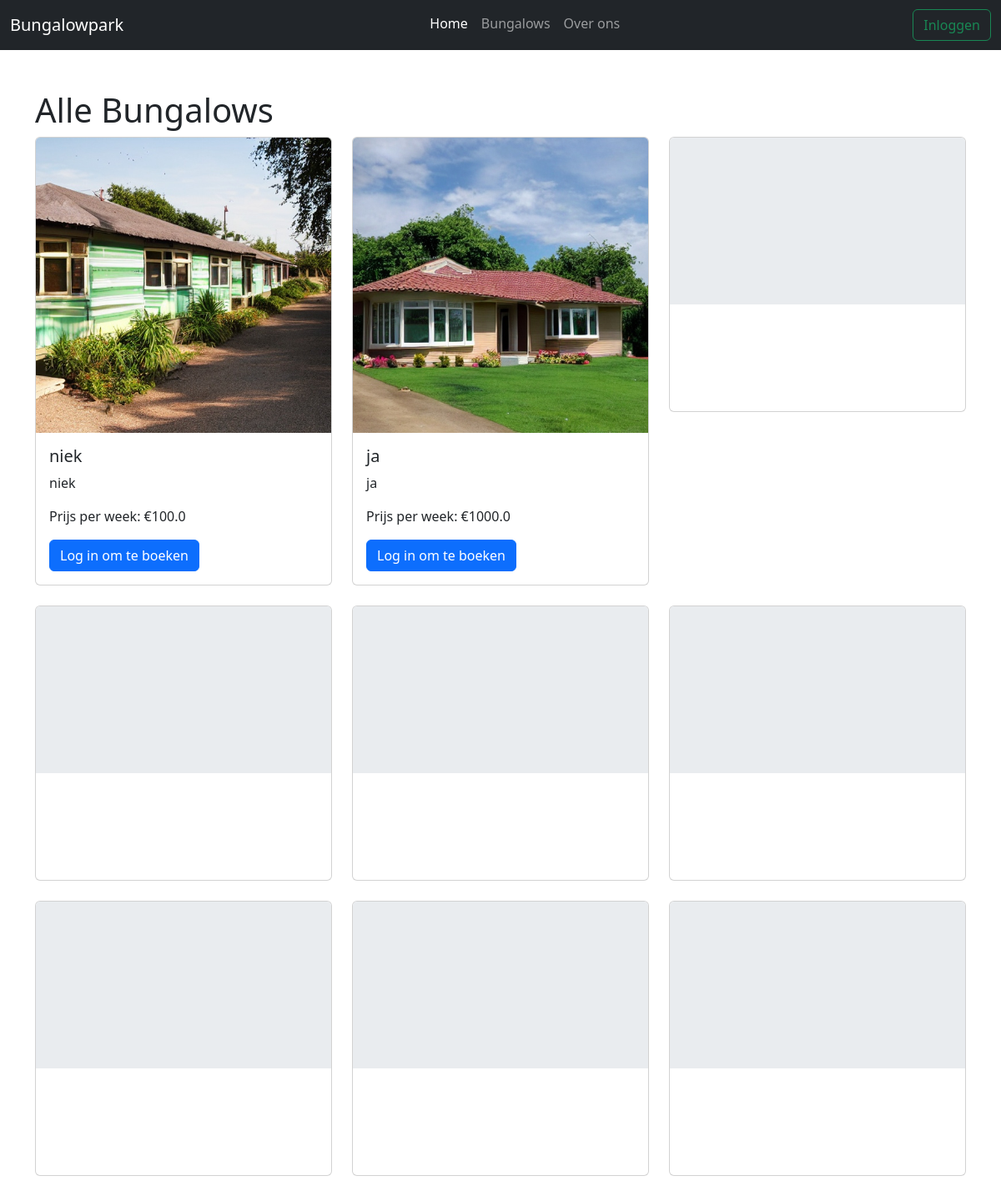
/bungalows, run on an earlier commit of the app's database.
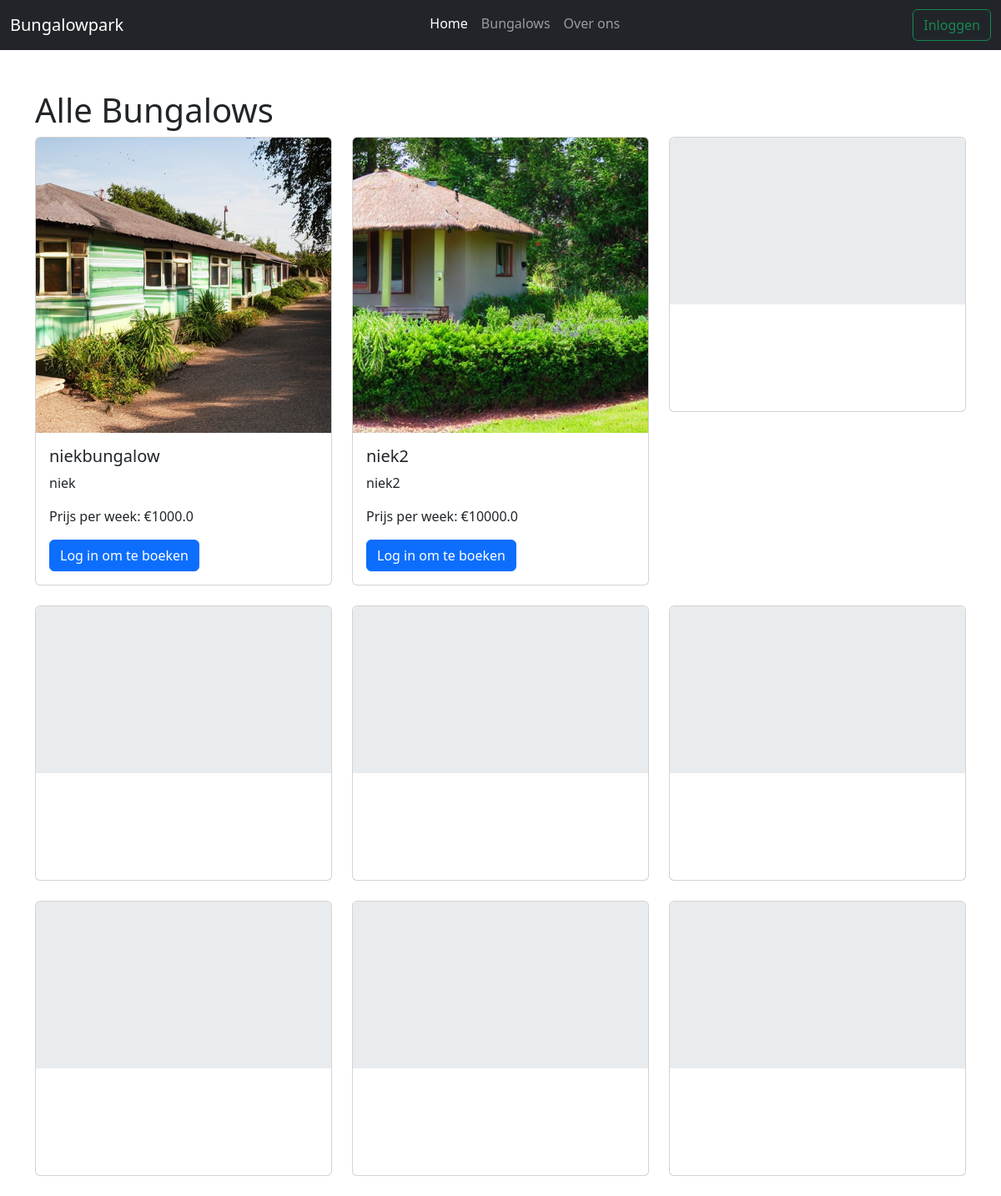
And on a later commit of the database.
### webapp/models.py (models this page shows, shortened)
class Bungalow(db.Model):
    id = db.Column(db.Integer, primary_key=True)
    name = db.Column(db.String(100), nullable=False)
    content = db.Column(db.Text, nullable=False)
    bungalow_type = db.Column(db.String(100), nullable=False)
    weekprice = db.Column(db.Float, nullable=False)
    image_file = db.Column(db.String(100), nullable=True, default="default.jpg")
    bookings = relationship("Booking", backref="bungalow", lazy=True)
    def __repr__(self):
        return f"Bungalow('{self.name}', '{self.bungalow_type}', '{self.weekprice}', '{self.image_file}')"

### webapp/bungalows/views.py (the view)
@bung.route("/bungalows")
def bungalows():
    bungalows = Bungalow.query.all()
    print("Bungalows gevonden:", bungalows)
    return render_template("bungalows.html", bungalows=bungalows)

### webapp/bungalows/templates/bungalows.html
{% extends "base.html" %}
{% block main %}
<h1>Alle Bungalows</h1>
<div class="row">
  {% for bungalow in bungalows %}
  <div class="col-md-4 mb-4">
    <div class="card">
      <img
        src="{{ url_for('static', filename='img/' + bungalow.image_file) }}"
        class="card-img-top"
        alt="Bungalow1"
      />
      <div class="card-body">
        <h5 class="card-title">{{ bungalow.name }}</h5>
        <p class="card-text">{{ bungalow.content }}</p>
        <p class="card-text">Prijs per week: €{{ bungalow.weekprice }}</p>
        {% if current_user.is_authenticated %}
        <a
          href="{{ url_for('bookings.book_bungalow', bungalow_id=bungalow.id) }}"
          class="btn btn-primary"
          >Boek Nu!</a
        >
        {% else %}
        <a href="{{ url_for('main.login') }}" class="btn btn-primary"
          >Log in om te boeken</a
        >
        {% endif %}
      </div>
    </div>
  </div>
  {% endfor %}
  {% for _ in range(9 - bungalows|length) %}
  <div class="col-md-4 mb-4">
    <div class="card">
      <div
        class="card-img-top"
        style="height: 200px; background-color: #e9ecef"
      ></div>
      <div class="card-body">
        <h5 class="card-title">&nbsp;</h5>
        <p class="card-text">&nbsp;</p>
        <p class="card-text">&nbsp;</p>
      </div>
    </div>
  </div>
  {% endfor %}
</div>
{% endblock %}

### webapp/main/templates/base.html (shortened to what this page needs)
<!DOCTYPE html>
<html lang="nl">
<head>
  <link rel="stylesheet" href="./static/css/about.css" />
  <link href="https://cdn.jsdelivr.net/npm/bootstrap@5.3.3/dist/css/bootstrap.min.css" rel="stylesheet" />
</head>
<body>
  {% if current_user.is_authenticated %}
  <nav class="navbar navbar-expand-lg navbar-dark bg-dark">
    <div class="container-fluid">
      <a class="navbar-brand" href="/">Bungalowpark</a>
      <button class="navbar-toggler" type="button" data-bs-toggle="collapse" data-bs-target="#navbarSupportedContent" aria-controls="navbarSupportedContent" aria-expanded="false" aria-label="Toggle navigation">
        <span class="navbar-toggler-icon"></span>
      </button>
      <div class="collapse navbar-collapse" id="navbarSupportedContent">
        <ul class="navbar-nav me-auto mb-3 mb-lg-1 ms-auto">
          <li class="nav-item">
            <a class="nav-link active" aria-current="page" href="/">Home</a>
          </li>
          <li class="nav-item">
            <a class="nav-link" href="/bungalows">Bungalows</a>
          </li>
          <li class="nav-item">
            <a class="nav-link" href="/about">Over ons</a>
          </li>
          <li class="nav-item">
            <a class="nav-link" href="/account">Account</a>
          </li>
          <li class="nav-item">
            <a class="nav-link" href="/admin">Admin</a>
        </ul>
        <a class="nav-link" href="{{ url_for('main.logout') }}">
          <button class="btn btn-outline-success">Uitloggen</button>
        </a>
      </div>
    </div>
  </nav>
  {% else %}
  <nav class="navbar navbar-expand-lg navbar-dark bg-dark">
    <div class="container-fluid">
      <a class="navbar-brand" href="/">Bungalowpark</a>
      <div class="collapse navbar-collapse" id="navbarSupportedContent">
        <ul class="navbar-nav me-auto mb-3 mb-lg-1 ms-auto">
          <li class="nav-item">
            <a class="nav-link active" aria-current="page" href="/">Home</a>
          </li>
          <li class="nav-item">
            <a class="nav-link" href="/bungalows">Bungalows</a>
          </li>
          <li class="nav-item">
            <a class="nav-link" href="/about">Over ons</a>
          </li>
        </ul>
        <a class="nav-link" href="{{ url_for('main.login') }}">
          <button class="btn btn-outline-success">Inloggen</button>
        </a>
      </div>
    </div>
  </nav>
  {% endif %}
  <div class="container mt-5">{% block main %}inhoud{% endblock %}</div>
</body>
</html>

### webapp/main/templates/base.html (style rules this page uses)
.card { transition: transform 0.3s; }

What changed in the data, as far as the page shows it:
changed Bungalow "niek": name "niek" → "niekbungalow"; weekprice "100.0" → "1000.0"
changed Bungalow: image_file: a different picture; name "ja" → "niek2"; content "ja" → "niek2"; weekprice "1000.0" → "10000.0"
